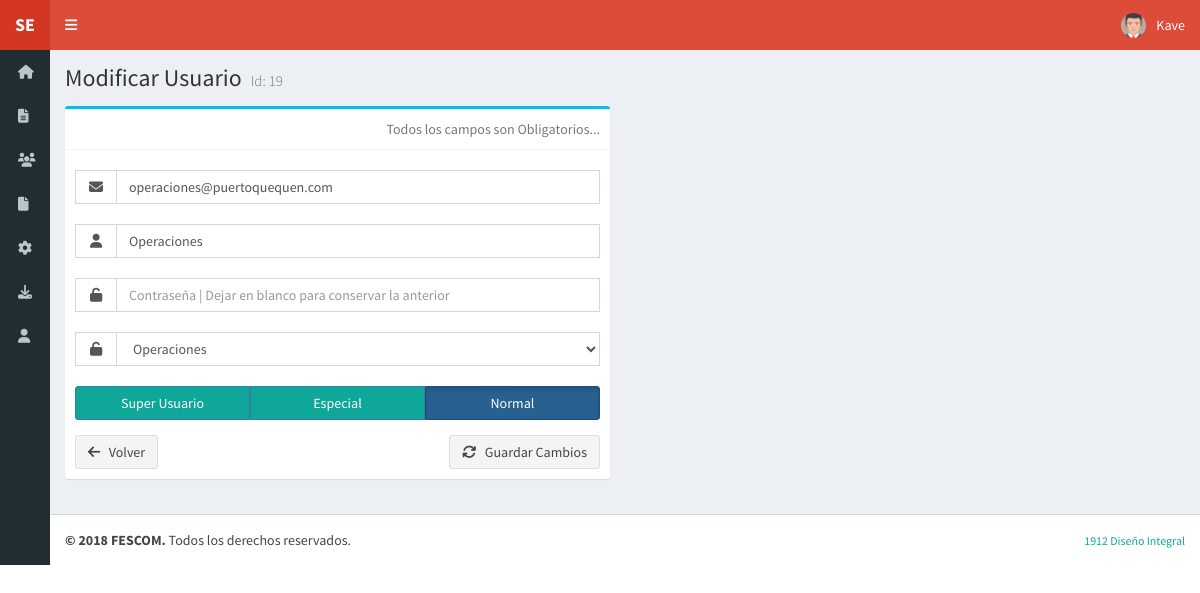
/adm/usr-cc.php?Id=19 (signed in), run on an earlier commit of the app's database.
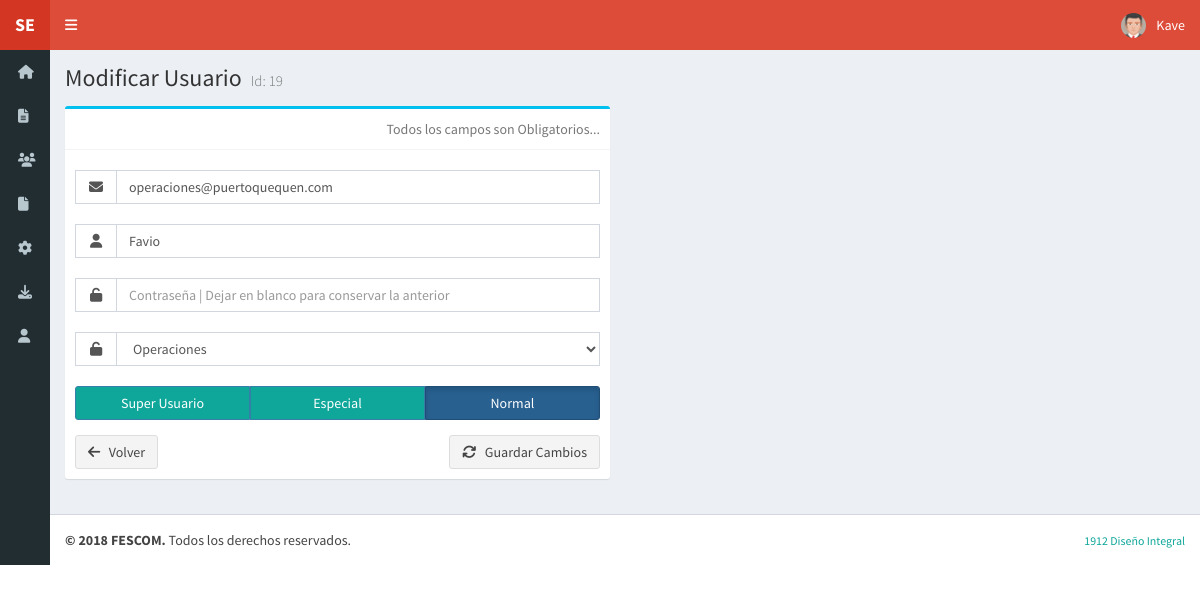
And on a later commit of the database.
### tables this page shows
CREATE TABLE `usuarios` (
  `user_id` int(5) NOT NULL AUTO_INCREMENT,
  `user_name` varchar(25) NOT NULL,
  `user_email` varchar(35) NOT NULL,
  `user_password` varchar(255) NOT NULL,
  `user_level` tinyint(4) NOT NULL,
  `user_area` smallint(6) NOT NULL,
  `user_img` varchar(30) NOT NULL,
  `user_validate` tinyint(1) NOT NULL,
  PRIMARY KEY (`user_id`),
  UNIQUE KEY `email` (`user_email`)
);

CREATE TABLE `me_destino_exp` (
  `Id` smallint(6) NOT NULL,
  `Nombre` varchar(50) NOT NULL,
  PRIMARY KEY (`Id`)
);

### adm/usr-cc.php (the view, shortened to what the changed rows need)
<?php
$iniUrl = '../';
include($iniUrl . 'header.php');
if(isset($_POST['btn-signup'])) {
	$email = $mysqli->real_escape_string(trim($_POST['m_email']));
	$name = $mysqli->real_escape_string(trim($_POST['m_name']));
	$password = $mysqli->real_escape_string(trim($_POST['m_password']));
	$level = $_POST['m_level'];
	$area = $_POST['m_destino'];
	if (!empty($password)) {
		$new_password = password_hash($password, PASSWORD_DEFAULT);
	}
	$result = $mysqli->query("SELECT user_email FROM usuarios WHERE user_email='$email'");
	$filas = $result->num_rows;
	if (empty( $filas )) {
		$msg = '<div class="alert alert-danger"><i class="fa fa-remove"></i> &nbsp; ' . $email . ' no se encuentra registrado...</div>';
	} else {
		if (!empty($password)) {
			$query = $mysqli->prepare("UPDATE usuarios SET user_name = ?, user_password = ?, user_level = ?, user_area = ? WHERE user_email = ?");
			$query->bind_param('ssiis', $name, $new_password, $level, $area, $email);
		} else {
			$query = $mysqli->prepare("UPDATE usuarios SET user_name = ?, user_level = ?, user_area = ? WHERE user_email = ?");
			$query->bind_param('siis', $name, $level, $area, $email);
		}
		if($query->execute()) {
				$msg = '<div class="alert alert-success"><i class="fa fa-check"></i> &nbsp; ' . $name . ' ha sido modificado.</div>';
		}	else {
				$msg = '<div class="alert alert-danger"><i class="fa fa-ban"></i> &nbsp; Ha ocurrido un error...</div>';
		}
		$query->close();
	}
	$mysqli->close();
	?>
	<div class="content-wrapper">
		<section class="content">
			<?php echo $msg; ?>
			<div class="form-group">
				<button type="button" class="btn btn-default pull-left" onclick="location.href='index.php'"><i class="fa fa-arrow-left"></i> &nbsp; Volver a Usuarios</button>
				<button type="button" class="btn btn-default pull-right" onclick="location.href='<?php echo $iniUrl; ?>index.php'"><i class="fa fa-arrow-up"></i> &nbsp; Inicio</button>
      </div>
		</section>
	</div>
	<?php
	exit;
} else {
	$sql = "SELECT ALL Id, Nombre FROM me_destino_exp";
	if (!$tbl_destinos = $mysqli->query($sql)) {
			echo "<h2>Error en la Consulta SQL | Destino.</h2>";
			exit;
	}
	$usr_id = $_GET['Id'];
	$sql = "SELECT * FROM usuarios WHERE user_id = " . $usr_id;
	if (!$result = $mysqli->query($sql)) {
			echo "<h2>Error en la Consulta SQL | Usuarios.</h2>";
			exit;
	}	else {
		$usr_act = $result->fetch_assoc();
	}
}
?>
<div class="content-wrapper">
  <section class="content-header">
    <h1>Modificar Usuario <small>Id: <?php echo $usr_id; ?></small></h1>
  </section>
  <section class="content">
  <div class="row">
    <div class="col-md-6">
				<div class="box box-info">
          <div class="box-body">
        		<form method="post" id="login-form">
              <div class="input-group" style="margin: 10px 0 20px;">
                <span class="input-group-addon">
                  <i class="fa fa-envelope" style="width: 16px;"></i>
                </span>
                <input type="email" class="form-control" placeholder="Email" name="m_email" value="<?php echo $usr_act['user_email']; ?>" />
              </div>
							<div class="input-group" style="margin: 10px 0 20px;">
                <span class="input-group-addon">
                  <i class="fa fa-user" style="width: 16px;"></i>
                </span>
              <input type="text" class="form-control" placeholder="Usuario" name="m_name"  value="<?php echo $usr_act['user_name']; ?>" required  autofocus />
              </div>
              <div class="form-group">
              <div class="input-group" style="margin: 10px 0 20px;">
                <span class="input-group-addon">
                  <i class="fa fa-unlock-alt" style="width: 16px;"></i>
                </span>
                <select required class="form-control" name="m_destino" id="destino" required>
                    <?php
                   	while ($destinos = $tbl_destinos->fetch_assoc()) {
						echo '<option value=' . $destinos['Id'] . ($destinos['Id'] == $usr_act['user_area'] ? ' selected ' : '') . '>' . $destinos['Nombre'] . '</option><br />';
					}
                    ?>
                </select>
              </div>
            </form>
          </div>
  			</div>
    </div>
	</div>
  </section>
</div>
<?php
include($iniUrl . 'footer.php');
?>

What changed in the data, as far as the page shows it:
changed usuarios "operaciones@puertoquequen.com": m_name "Operaciones" → "Favio"
